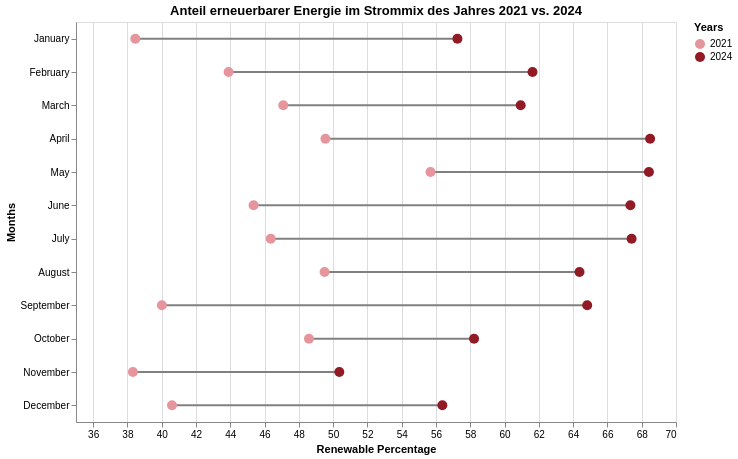

The code cell stored with this chart in its notebook:
### Markdown cell above
### Ranged Dot Plot: Unterschied des Anteils erneuerbarer Energie im Strommix vom Jahr 2021 und 2024

### Code cell
df_2024 = pd.read_csv("DE_2024_monthly.csv")
df_2021 = pd.read_csv("DE_2021_monthly.csv")

# Combine both years and convert dates to Months and Years
combined_df = pd.concat([df_2024, df_2021], ignore_index=True)
dates = pd.to_datetime(combined_df["Datetime (UTC)"])
months = dates.dt.strftime('%B')
years = dates.dt.strftime('%Y')
combined_df['Months']=pd.Series(months, index=combined_df.index)
combined_df['Years']=pd.Series(years, index=combined_df.index)

# Range Plot
month_order = [
    "January", "February", "March", "April", "May", "June", 
    "July", "August", "September", "October", "November", "December"
]

chart = (
    alt.Chart(combined_df)
    .encode(
        x=alt.X("Renewable Percentage:Q").scale(zero=False), 
        y=alt.Y("Months:N", sort=month_order)
        )
    .transform_filter(alt.FieldOneOfPredicate(field="Years", oneOf=[2021, 2024]))
).properties(
    title="Anteil erneuerbarer Energie im Strommix des Jahres 2021 vs. 2024",
    width=600,
    height=400
)
lines = alt.Chart(combined_df).mark_line(strokeWidth=2).encode(
    x="Renewable Percentage:Q",
    y=alt.Y("Months:N", sort=month_order),
    detail="Months:N",
    color=alt.value("gray"),
)
color = alt.Color("Years:O").scale(domain=[2021, 2024], range=["#e6959c", "#911a24"])
points = (
    chart.mark_point(
        size=100,
        opacity=1,
        filled=True,
    )
    .encode(color=color)
)
(lines + points)

### Figure 1 — Vega-Lite specification as saved in the notebook (floating-point values rounded to 4 significant figures)
{"config": {"view": {"continuousWidth": 300, "continuousHeight": 300}}, "layer": [{"mark": {"type": "line", "strokeWidth": 2}, "encoding": {"color": {"value": "gray"}, "detail": {"field": "Months", "type": "nominal"}, "x": {"field": "Renewable Percentage", "type": "quantitative"}, "y": {"field": "Months", "sort": ["January", "February", "March", "April", "May", "June", "July", "August", "September", "October", "November", "December"], "type": "nominal"}}}, {"mark": {"type": "point", "filled": true, "opacity": 1, "size": 100}, "encoding": {"color": {"field": "Years", "scale": {"domain": [2021, 2024], "range": ["#e6959c", "#911a24"]}, "type": "ordinal"}, "x": {"field": "Renewable Percentage", "scale": {"zero": false}, "type": "quantitative"}, "y": {"field": "Months", "sort": ["January", "February", "March", "April", "May", "June", "July", "August", "September", "October", "November", "December"], "type": "nominal"}}, "title": "Anteil erneuerbarer Energie im Strommix des Jahres 2021 vs. 2024", "transform": [{"filter": {"field": "Years", "oneOf": [2021, 2024]}}]}], "data": {"name": "data-7e80d9853caa06679608868dd1cc4112"}, "height": 400, "width": 600, "$schema": "https://vega.github.io/schema/vega-lite/v5.20.1.json", "datasets": {"data-7e80d9853caa06679608868dd1cc4112": [{"Datetime (UTC)": "2024-01-01 00:00:00", "Country": "Germany", "Zone Name": "Germany", "Zone Id": "DE", "Carbon Intensity gCO₂eq/kWh (direct)": 318.0, "Carbon Intensity gCO₂eq/kWh (LCA)": 375.9, "Low Carbon Percentage": 60.07, "Renewable Percentage": 57.25, "Data Source": "entsoe.eu", "Months": "January", "Years": "2024"}, {"Datetime (UTC)": "2024-02-01 00:00:00", "Country": "Germany", "Zone Name": "Germany", "Zone Id": "DE", "Carbon Intensity gCO₂eq/kWh (direct)": 282.2, "Carbon Intensity gCO₂eq/kWh (LCA)": 338.4, "Low Carbon Percentage": 65.14, "Renewable Percentage": 61.63, "Data Source": "entsoe.eu", "Months": "February", "Years": "2024"}, {"Datetime (UTC)": "2024-03-01 00:00:00", "Country": "Germany", "Zone Name": "Germany", "Zone Id": "DE", "Carbon Intensity gCO₂eq/kWh (direct)": 292.8, "Carbon Intensity gCO₂eq/kWh (LCA)": 352.4, "Low Carbon Percentage": 64.55, "Renewable Percentage": 60.94, "Data Source": "Electricity Maps Estimation; entsoe.eu", "Months": "March", "Years": "2024"}, {"Datetime (UTC)": "2024-04-01 00:00:00", "Country": "Germany", "Zone Name": "Germany", "Zone Id": "DE", "Carbon Intensity gCO₂eq/kWh (direct)": 225.5, "Carbon Intensity gCO₂eq/kWh (LCA)": 281.8, "Low Carbon Percentage": 71.93, "Renewable Percentage": 68.49, "Data Source": "entsoe.eu", "Months": "April", "Years": "2024"}, {"Datetime (UTC)": "2024-05-01 00:00:00", "Country": "Germany", "Zone Name": "Germany", "Zone Id": "DE", "Carbon Intensity gCO₂eq/kWh (direct)": 219.3, "Carbon Intensity gCO₂eq/kWh (LCA)": 275.8, "Low Carbon Percentage": 73.57, "Renewable Percentage": 68.42, "Data Source": "Electricity Maps Estimation; entsoe.eu", "Months": "May", "Years": "2024"}, {"Datetime (UTC)": "2024-06-01 00:00:00", "Country": "Germany", "Zone Name": "Germany", "Zone Id": "DE", "Carbon Intensity gCO₂eq/kWh (direct)": 231.1, "Carbon Intensity gCO₂eq/kWh (LCA)": 286.4, "Low Carbon Percentage": 72.54, "Renewable Percentage": 67.34, "Data Source": "entsoe.eu", "Months": "June", "Years": "2024"}, {"Datetime (UTC)": "2024-07-01 00:00:00", "Country": "Germany", "Zone Name": "Germany", "Zone Id": "DE", "Carbon Intensity gCO₂eq/kWh (direct)": 226.4, "Carbon Intensity gCO₂eq/kWh (LCA)": 281.2, "Low Carbon Percentage": 73.54, "Renewable Percentage": 67.41, "Data Source": "entsoe.eu", "Months": "July", "Years": "2024"}, {"Datetime (UTC)": "2024-08-01 00:00:00", "Country": "Germany", "Zone Name": "Germany", "Zone Id": "DE", "Carbon Intensity gCO₂eq/kWh (direct)": 245.9, "Carbon Intensity gCO₂eq/kWh (LCA)": 303.4, "Low Carbon Percentage": 70.78, "Renewable Percentage": 64.37, "Data Source": "entsoe.eu", "Months": "August", "Years": "2024"}, {"Datetime (UTC)": "2024-09-01 00:00:00", "Country": "Germany", "Zone Name": "Germany", "Zone Id": "DE", "Carbon Intensity gCO₂eq/kWh (direct)": 252.3, "Carbon Intensity gCO₂eq/kWh (LCA)": 307.6, "Low Carbon Percentage": 70.51, "Renewable Percentage": 64.82, "Data Source": "Electricity Maps Estimation; entsoe.eu", "Months": "September", "Years": "2024"}, {"Datetime (UTC)": "2024-10-01 00:00:00", "Country": "Germany", "Zone Name": "Germany", "Zone Id": "DE", "Carbon Intensity gCO₂eq/kWh (direct)": 311.9, "Carbon Intensity gCO₂eq/kWh (LCA)": 370.1, "Low Carbon Percentage": 64.06, "Renewable Percentage": 58.22, "Data Source": "Electricity Maps Estimation; entsoe.eu", "Months": "October", "Years": "2024"}, {"Datetime (UTC)": "2024-11-01 00:00:00", "Country": "Germany", "Zone Name": "Germany", "Zone Id": "DE", "Carbon Intensity gCO₂eq/kWh (direct)": 361.1, "Carbon Intensity gCO₂eq/kWh (LCA)": 425.2, "Low Carbon Percentage": 54.56, "Renewable Percentage": 50.36, "Data Source": "entsoe.eu", "Months": "November", "Years": "2024"}, {"Datetime (UTC)": "2024-12-01 00:00:00", "Country": "Germany", "Zone Name": "Germany", "Zone Id": "DE", "Carbon Intensity gCO₂eq/kWh (direct)": 311.5, "Carbon Intensity gCO₂eq/kWh (LCA)": 372.1, "Low Carbon Percentage": 59.84, "Renewable Percentage": 56.37, "Data Source": "entsoe.eu", "Months": "December", "Years": "2024"}, {"Datetime (UTC)": "2021-01-01 00:00:00", "Country": "Germany", "Zone Name": "Germany", "Zone Id": "DE", "Carbon Intensity gCO₂eq/kWh (direct)": 432.9, "Carbon Intensity gCO₂eq/kWh (LCA)": 500.5, "Low Carbon Percentage": 52.01, "Renewable Percentage": 38.46, "Data Source": "entsoe.eu", "Months": "January", "Years": "2021"}, {"Datetime (UTC)": "2021-02-01 00:00:00", "Country": "Germany", "Zone Name": "Germany", "Zone Id": "DE", "Carbon Intensity gCO₂eq/kWh (direct)": 362.4, "Carbon Intensity gCO₂eq/kWh (LCA)": 426.4, "Low Carbon Percentage": 58.38, "Renewable Percentage": 43.9, "Data Source": "entsoe.eu", "Months": "February", "Years": "2021"}, {"Datetime (UTC)": "2021-03-01 00:00:00", "Country": "Germany", "Zone Name": "Germany", "Zone Id": "DE", "Carbon Intensity gCO₂eq/kWh (direct)": 344.9, "Carbon Intensity gCO₂eq/kWh (LCA)": 411.3, "Low Carbon Percentage": 59.9, "Renewable Percentage": 47.09, "Data Source": "entsoe.eu", "Months": "March", "Years": "2021"}, {"Datetime (UTC)": "2021-04-01 00:00:00", "Country": "Germany", "Zone Name": "Germany", "Zone Id": "DE", "Carbon Intensity gCO₂eq/kWh (direct)": 332.6, "Carbon Intensity gCO₂eq/kWh (LCA)": 399.1, "Low Carbon Percentage": 62.05, "Renewable Percentage": 49.55, "Data Source": "entsoe.eu", "Months": "April", "Years": "2021"}, {"Datetime (UTC)": "2021-05-01 00:00:00", "Country": "Germany", "Zone Name": "Germany", "Zone Id": "DE", "Carbon Intensity gCO₂eq/kWh (direct)": 267.0, "Carbon Intensity gCO₂eq/kWh (LCA)": 328.3, "Low Carbon Percentage": 70.15, "Renewable Percentage": 55.68, "Data Source": "entsoe.eu", "Months": "May", "Years": "2021"}, {"Datetime (UTC)": "2021-06-01 00:00:00", "Country": "Germany", "Zone Name": "Germany", "Zone Id": "DE", "Carbon Intensity gCO₂eq/kWh (direct)": 362.9, "Carbon Intensity gCO₂eq/kWh (LCA)": 429.6, "Low Carbon Percentage": 59.99, "Renewable Percentage": 45.36, "Data Source": "entsoe.eu", "Months": "June", "Years": "2021"}, {"Datetime (UTC)": "2021-07-01 00:00:00", "Country": "Germany", "Zone Name": "Germany", "Zone Id": "DE", "Carbon Intensity gCO₂eq/kWh (direct)": 343.8, "Carbon Intensity gCO₂eq/kWh (LCA)": 407.6, "Low Carbon Percentage": 62.7, "Renewable Percentage": 46.36, "Data Source": "entsoe.eu", "Months": "July", "Years": "2021"}, {"Datetime (UTC)": "2021-08-01 00:00:00", "Country": "Germany", "Zone Name": "Germany", "Zone Id": "DE", "Carbon Intensity gCO₂eq/kWh (direct)": 318.8, "Carbon Intensity gCO₂eq/kWh (LCA)": 378.1, "Low Carbon Percentage": 67.03, "Renewable Percentage": 49.5, "Data Source": "entsoe.eu", "Months": "August", "Years": "2021"}, {"Datetime (UTC)": "2021-09-01 00:00:00", "Country": "Germany", "Zone Name": "Germany", "Zone Id": "DE", "Carbon Intensity gCO₂eq/kWh (direct)": 437.1, "Carbon Intensity gCO₂eq/kWh (LCA)": 503.4, "Low Carbon Percentage": 54.96, "Renewable Percentage": 40.01, "Data Source": "entsoe.eu", "Months": "September", "Years": "2021"}, {"Datetime (UTC)": "2021-10-01 00:00:00", "Country": "Germany", "Zone Name": "Germany", "Zone Id": "DE", "Carbon Intensity gCO₂eq/kWh (direct)": 371.2, "Carbon Intensity gCO₂eq/kWh (LCA)": 431.9, "Low Carbon Percentage": 61.51, "Renewable Percentage": 48.59, "Data Source": "entsoe.eu", "Months": "October", "Years": "2021"}, {"Datetime (UTC)": "2021-11-01 00:00:00", "Country": "Germany", "Zone Name": "Germany", "Zone Id": "DE", "Carbon Intensity gCO₂eq/kWh (direct)": 451.0, "Carbon Intensity gCO₂eq/kWh (LCA)": 519.5, "Low Carbon Percentage": 51.28, "Renewable Percentage": 38.32, "Data Source": "entsoe.eu", "Months": "November", "Years": "2021"}, {"Datetime (UTC)": "2021-12-01 00:00:00", "Country": "Germany", "Zone Name": "Germany", "Zone Id": "DE", "Carbon Intensity gCO₂eq/kWh (direct)": 432.2, "Carbon Intensity gCO₂eq/kWh (LCA)": 499.2, "Low Carbon Percentage": 53.11, "Renewable Percentage": 40.6, "Data Source": "entsoe.eu", "Months": "December", "Years": "2021"}]}}
